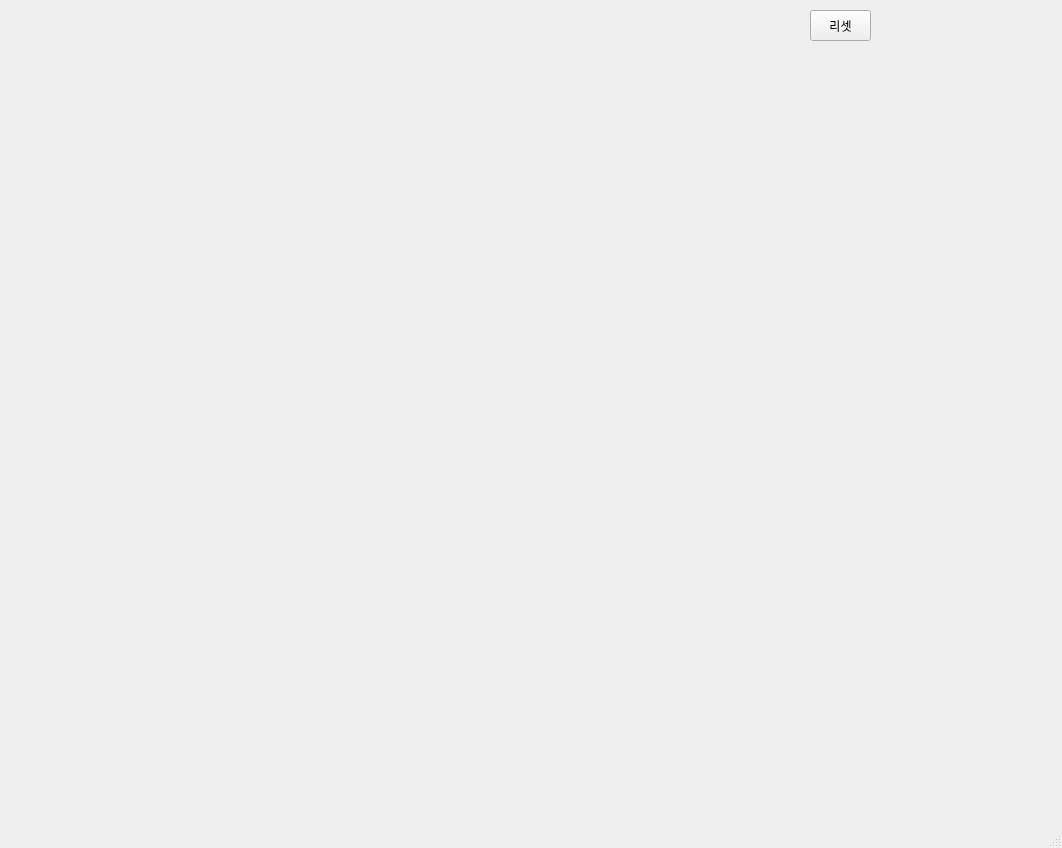
<?xml version="1.0" encoding="UTF-8"?>
<ui version="4.0">
 <class>MainWindow</class>
 <widget class="QMainWindow" name="MainWindow">
  <property name="geometry">
   <rect>
    <x>0</x>
    <y>0</y>
    <width>1062</width>
    <height>848</height>
   </rect>
  </property>
  <property name="windowTitle">
   <string>MainWindow</string>
  </property>
  <widget class="QWidget" name="centralwidget">
   <widget class="QPushButton" name="pb_reset">
    <property name="geometry">
     <rect>
      <x>810</x>
      <y>10</y>
      <width>61</width>
      <height>31</height>
     </rect>
    </property>
    <property name="toolTip">
     <string>0,1</string>
    </property>
    <property name="text">
     <string>리셋</string>
    </property>
    <property name="iconSize">
     <size>
      <width>40</width>
      <height>40</height>
     </size>
    </property>
   </widget>
  </widget>
  <widget class="QMenuBar" name="menubar">
   <property name="geometry">
    <rect>
     <x>0</x>
     <y>0</y>
     <width>1062</width>
     <height>21</height>
    </rect>
   </property>
  </widget>
  <widget class="QStatusBar" name="statusbar"/>
 </widget>
 <resources/>
 <connections/>
</ui>
